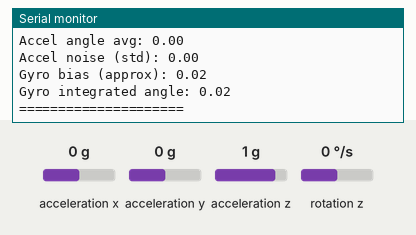
Recording of a sketch running on a simulated ESP32. On the bench: the last lines printed to the serial monitor. Wiring (inferred from the names in the program): MPU-6050 motion sensor at I2C address 0x68. Inputs (shaded band) come from the test bench; at power-on: acceleration x 0 g, acceleration y 0 g, acceleration z 1 g, rotation z 0 °/s.

Above: at 3.2 s.
3.3 s: acceleration x set to -1.4 g
At 4.6 s:
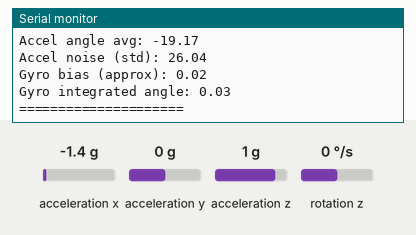
4.8 s: acceleration y set to -1.4 g
At 5.8 s:
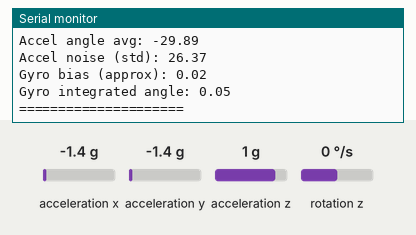
6.3 s: acceleration z set to -1.4 g
At 7.6 s:
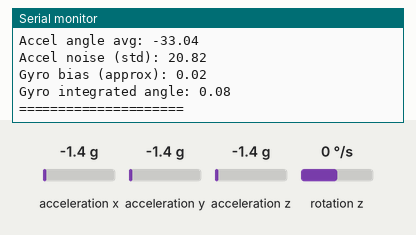
7.8 s: rotation z set to -192 °/s
At 8.4 s:
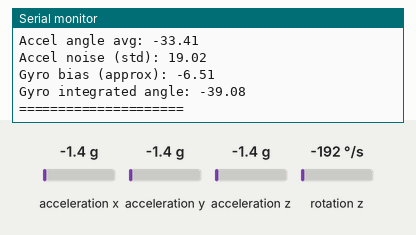
Timing chart, 0 to 10.3 s (numbered marks = the images above; inputs shaded):
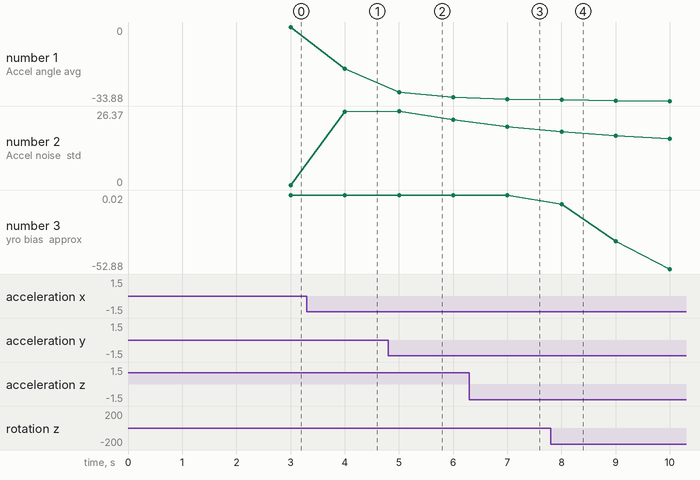

Measured:
- after the input at 3.3 s, the serial monitor: prints a new line after 0.70 s (image 1)
- after the input at 4.8 s, the serial monitor: prints a new line after 0.20 s (image 2)
- after the input at 6.3 s, the serial monitor: prints a new line after 0.70 s (image 3)
- after the input at 7.8 s, the serial monitor: prints a new line after 0.20 s (image 4)
- plotted number 1: 0 → -19.17 after the input at 3.3 s, -19.17 → -32.2 after the input at 4.8 s, -32.2 → -33.04 after the input at 6.3 s
- plotted number 2: 0 → 26.04 after the input at 3.3 s, 26.04 → 23.18 after the input at 4.8 s, 23.18 → 20.82 after the input at 6.3 s
- plotted number 3: 0.02 → -52.88 after the input at 7.8 s

The sketch:

IMU_Calibration.ino
```cpp
#include <Wire.h>

#define MPU 0x68
#define T 0.004  // 250 Hz

unsigned long last_time = 0;

// RAW
float gx, gy, gz;
float ax, ay, az;

// ANGLES
float accel_angle = 0;
float gyro_angle = 0;
float angle = 0;

// BIAS (drift)
float gyro_bias = 0;

// STATS
float accel_var = 0;
float gyro_drift = 0;

float accel_avg = 0;
float gyro_avg = 0;

int samples = 0;

void setup() {
  Serial.begin(115200);
  Wire.begin(21, 22);

  // wake MPU6050
  Wire.beginTransmission(MPU);
  Wire.write(0x6B);
  Wire.write(0);
  Wire.endTransmission();

  // gyro ±500 dps
  Wire.beginTransmission(MPU);
  Wire.write(0x1B);
  Wire.write(1 << 3);
  Wire.endTransmission();

  // accel ±8g
  Wire.beginTransmission(MPU);
  Wire.write(0x1C);
  Wire.write(0x10);
  Wire.endTransmission();

  Serial.println("IMU calibration started... keep robot STILL");
  delay(2000);

  last_time = micros();
}

void readIMU() {

  // GYRO Z (pretpostavka pitch ose - možeš promeniti)
  Wire.beginTransmission(MPU);
  Wire.write(0x47);
  Wire.endTransmission();
  Wire.requestFrom(MPU, 2);

  int16_t gyro_raw = Wire.read() << 8 | Wire.read();
  gy = gyro_raw / 65.5 + 0.02 - 0.00483;

  // ACCEL
  Wire.beginTransmission(MPU);
  Wire.write(0x3B);
  Wire.endTransmission();
  Wire.requestFrom(MPU, 6);

  int16_t axr = Wire.read() << 8 | Wire.read();
  int16_t ayr = Wire.read() << 8 | Wire.read();
  int16_t azr = Wire.read() << 8 | Wire.read();

  ax = axr / 4096.0;
  ay = ayr / 4096.0;
  az = azr / 4096.0;

  accel_angle = atan2(ax, sqrt(ay * ay + az * az)) * 180.0 / PI;
}

void loop() {

  if (micros() - last_time >= T * 1000000) {
    last_time += T * 1000000;

    readIMU();

    // gyro integration
    gyro_angle += (gy - gyro_bias) * T;

    // stats
    samples++;

    float accel_error = accel_angle - accel_avg;
    accel_avg += accel_error / samples;

    accel_var += accel_error * accel_error;

    gyro_avg += gy;

    // drift estimation (simple)
    gyro_drift = gyro_avg / samples;

    // print every ~250 samples (~1 sec)
    if (samples % 250 == 0) {

      float accel_std = sqrt(accel_var / samples);

      Serial.println("===== IMU STATS =====");
      Serial.print("Accel angle avg: "); Serial.println(accel_avg);
      Serial.print("Accel noise (std): "); Serial.println(accel_std);
      Serial.print("Gyro bias (approx): "); Serial.println(gyro_drift);
      Serial.print("Gyro integrated angle: "); Serial.println(gyro_angle);
      Serial.println("=====================");
    }
  }
}
```
